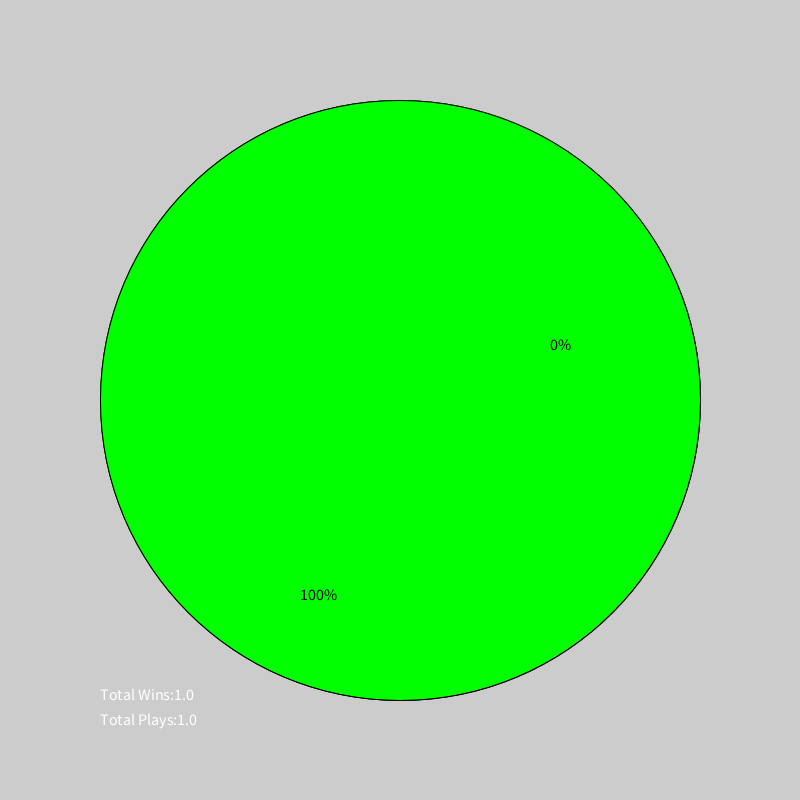
Frame 1 (no input)
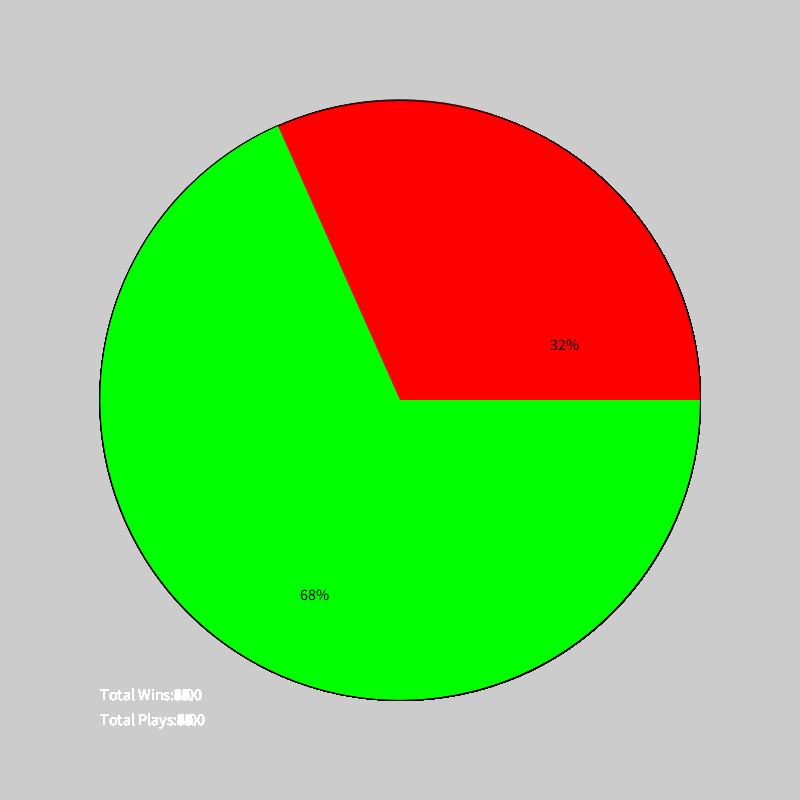
Frame 60 (the mouse pressed at the canvas centre just before this capture)
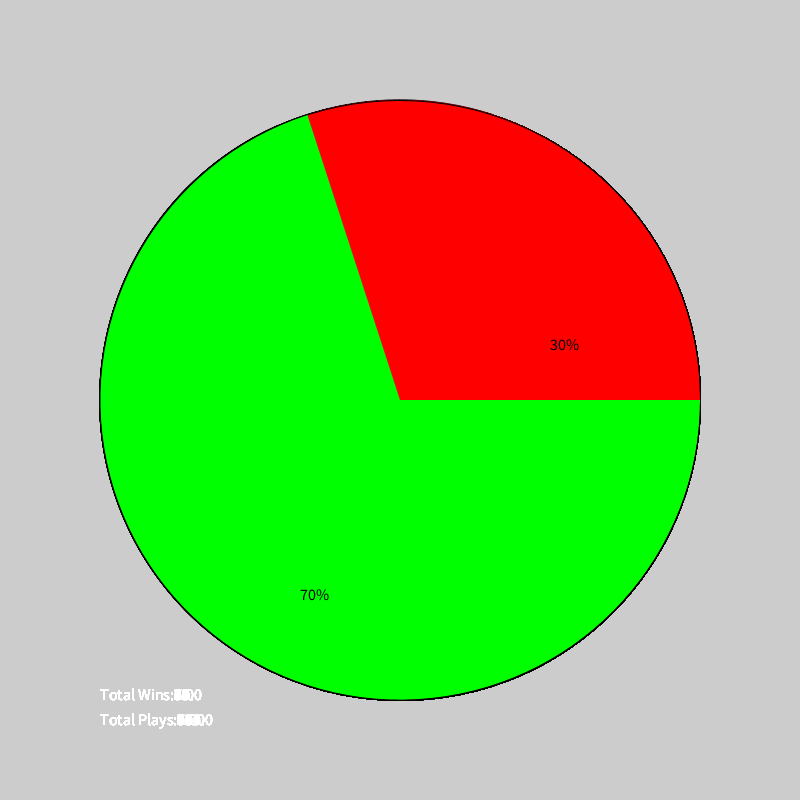
Frame 120 (the mouse held since frame 60 and released just before this capture)

The Processing sketch that drew these frames (run headless with seeded random() and noise(); from frame 60 on, the mouse is pressed at the canvas centre):

// Processing sketch: Monty_Hall_Auto
// ── Monty_Hall_Auto.pde
boolean[] doors = new boolean[3];
boolean pickTemp;
int stage = 1;
int firstPick;
float totalPlays = 0;
float totalWins = 0;
void setup() {
  frameRate(60);
  size(800, 800);
  println("Chose a door");
  println("[1] Door1");
  println("[2] Door2");
  println("[3] Door3");
}
boolean[] removeByIndex(boolean[] array, int index) {
  int index2 = array.length-1;
  boolean old = array[index];
  array[index] = array[index2];
  array[index2] = old;
  array = shorten(array);
  return array;
}
void draw() {
int randomDoor = floor(random(3) + 1);
for (int stage = 1; stage < 3; stage++) {
  if (stage == 1) {
      doors = new boolean[3];
      doors[0] = false;
      doors[1] = false;
      doors[2] = false;
      int win = floor(random(3));
      doors[win] = true;
      if (randomDoor == 1) {
        firstPick = 0;
        if (doors[firstPick] == true) {
          if (firstPick == 2) {
            doors = removeByIndex(doors , (firstPick-1));
            pickTemp = true;
          }
          else if (firstPick < 2){
            doors = removeByIndex(doors , (firstPick+1));
            pickTemp = true;
          }
        }
        else if (doors[firstPick] == false) {
          for (int i = 0; i < 3; i++) {
            if (i != firstPick && doors[i] != true) {
              doors = removeByIndex(doors , i);
              pickTemp = false;
              break;
            }
          }
        }
      }
      if (randomDoor == 2) {
        firstPick = 1;
        if (doors[firstPick] == true) {
          if (firstPick == 2) {
            doors = removeByIndex(doors , (firstPick-1));
            pickTemp = true;
          }
          else if (firstPick < 2){
            doors = removeByIndex(doors , (firstPick+1));
            pickTemp = true;
          }
        }
        else if (doors[firstPick] == false) {
          for (int i = 0; i < 3; i++) {
            if (i != firstPick && doors[i] != true) {
              doors = removeByIndex(doors , i);
              pickTemp = false;
              break;
            }
          }
        }
      }
      if (randomDoor == 3) {
        firstPick = 2;
        if (doors[firstPick] == true) {
          if (firstPick == 2) {
            doors = removeByIndex(doors , (firstPick-1));
            pickTemp = true;
          }
          else if (firstPick < 2){
            doors = removeByIndex(doors , (firstPick+1));
            pickTemp = true;
          }
        }
        else if (doors[firstPick] == false) {
          for (int i = 0; i < 3; i++) {
            if (i != firstPick && doors[i] != true) {
              doors = removeByIndex(doors , i);
              pickTemp = false;
              break;
            }
          }
        }
      }
    }
    if (stage == 2) {
      if (pickTemp == false) {
        for (int i = 0; i < 2; i++) {
          if (doors[i] == false) {
            firstPick = i;
          }
        }
      }
      else if (pickTemp == true) {
        for (int i = 0; i < 2; i++) {
          if (doors[i] == true) {
            firstPick = i;
          }
        }
      }
        if (doors[firstPick] == false) {
          totalPlays++;
          totalWins++;
          println(totalPlays);
          println(totalWins);
          println("         ");
        }
        else {
          totalPlays++;

        }
      }
    }
    float PercentOfGamesWon = (totalWins / totalPlays) * 100;
    float PercentOfGamesLost = 100 - PercentOfGamesWon;
    float AngleOfWins = (2 * PI) * (PercentOfGamesWon / 100);
    clear();
    fill(255, 0, 0);
    arc(400, 400, 600, 600, 0, 2*PI);
    fill(0, 255, 0);
    arc(400, 400, 600, 600, 0, AngleOfWins);
    fill(255);
    textSize(16);
    text("Total Wins:" + totalWins ,100, 700);
    text("Total Plays:" + totalPlays ,100, 725);
    fill(0);
    textSize(16);
    text(floor(PercentOfGamesWon) + "%" ,300, 600);
    text(ceil(PercentOfGamesLost) + "%",550, 350);
  }
